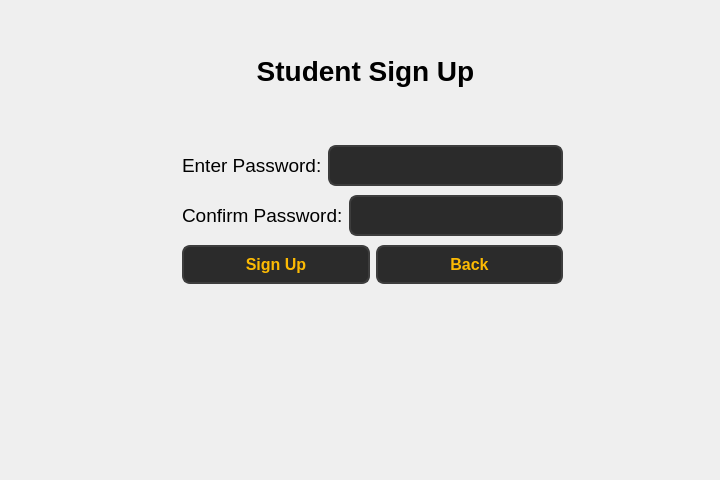
<?xml version="1.0" encoding="UTF-8"?>
<ui version="4.0">
 <class>Form</class>
 <widget class="QWidget" name="Form">
  <property name="geometry">
   <rect>
    <x>0</x>
    <y>0</y>
    <width>720</width>
    <height>480</height>
   </rect>
  </property>
  <property name="windowTitle">
   <string>Form</string>
  </property>
  <widget class="QLabel" name="label">
   <property name="geometry">
    <rect>
     <x>100</x>
     <y>50</y>
     <width>531</width>
     <height>41</height>
    </rect>
   </property>
   <property name="font">
    <font>
     <pointsize>21</pointsize>
     <bold>true</bold>
    </font>
   </property>
   <property name="text">
    <string>Student Sign Up</string>
   </property>
   <property name="alignment">
    <set>Qt::AlignmentFlag::AlignCenter</set>
   </property>
  </widget>
  <widget class="QWidget" name="layoutWidget">
   <property name="geometry">
    <rect>
     <x>182</x>
     <y>142</y>
     <width>381</width>
     <height>148</height>
    </rect>
   </property>
   <layout class="QVBoxLayout" name="verticalLayout">
    <item>
     <layout class="QHBoxLayout" name="horizontalLayout">
      <item>
       <widget class="QLabel" name="label_2">
        <property name="font">
         <font>
          <pointsize>14</pointsize>
         </font>
        </property>
        <property name="text">
         <string>Enter Password:</string>
        </property>
       </widget>
      </item>
      <item>
       <widget class="QLineEdit" name="lineEdit">
        <property name="styleSheet">
         <string notr="true">QLineEdit {
        background-color: #2b2b2b;  /* Dark background */
        color: #fcba03;  /* Text color */
        border: 2px solid #3d3d3d;  /* Border color */
        border-radius: 8px;  /* Rounded corners */
        padding: 8px;  /* Padding inside the input field */
        font-size: 16px;  /* Font size */
        font-weight: bold;  /* Bold font */
    }

    QLineEdit:hover {
        background-color: #3d3d3d;  /* Background when hovered */
        border: 2px solid #fcba03;  /* Border color when hovered */
    }

    QLineEdit:focus {
        background-color: #1a1a1a;  /* Background when focused */
        border: 2px solid #fcba03;  /* Border color when focused */
        color: #ffffff;  /* Text color when focused */
    }</string>
        </property>
        <property name="inputMethodHints">
         <set>Qt::InputMethodHint::ImhHiddenText|Qt::InputMethodHint::ImhNoAutoUppercase|Qt::InputMethodHint::ImhNoPredictiveText|Qt::InputMethodHint::ImhSensitiveData</set>
        </property>
        <property name="echoMode">
         <enum>QLineEdit::EchoMode::Password</enum>
        </property>
       </widget>
      </item>
     </layout>
    </item>
    <item>
     <layout class="QHBoxLayout" name="horizontalLayout_2">
      <item>
       <widget class="QLabel" name="label_3">
        <property name="font">
         <font>
          <pointsize>14</pointsize>
         </font>
        </property>
        <property name="text">
         <string>Confirm Password:</string>
        </property>
       </widget>
      </item>
      <item>
       <widget class="QLineEdit" name="lineEdit_2">
        <property name="styleSheet">
         <string notr="true">QLineEdit {
        background-color: #2b2b2b;  /* Dark background */
        color: #fcba03;  /* Text color */
        border: 2px solid #3d3d3d;  /* Border color */
        border-radius: 8px;  /* Rounded corners */
        padding: 8px;  /* Padding inside the input field */
        font-size: 16px;  /* Font size */
        font-weight: bold;  /* Bold font */
    }

    QLineEdit:hover {
        background-color: #3d3d3d;  /* Background when hovered */
        border: 2px solid #fcba03;  /* Border color when hovered */
    }

    QLineEdit:focus {
        background-color: #1a1a1a;  /* Background when focused */
        border: 2px solid #fcba03;  /* Border color when focused */
        color: #ffffff;  /* Text color when focused */
    }</string>
        </property>
        <property name="echoMode">
         <enum>QLineEdit::EchoMode::Password</enum>
        </property>
       </widget>
      </item>
     </layout>
    </item>
    <item>
     <layout class="QHBoxLayout" name="horizontalLayout_3">
      <item>
       <widget class="QPushButton" name="pushButton_6">
        <property name="styleSheet">
         <string notr="true">QPushButton {
        background-color: #2b2b2b;  
        color: #fcba03;              
        border: 2px solid #3d3d3d;      
        border-radius: 8px;          
        padding: 8px 16px;            
        font-size: 16px;            
        font-weight: bold;
    
    }

    QPushButton:hover {
        background-color: #fcba03;
		 color: #000000;
        border: 2px solid #5a5a5a;    
    }

    QPushButton:pressed {
        background-color: #1a1a1a;      
        border: 2px solid #2b2b2b;      
    }</string>
        </property>
        <property name="text">
         <string>Sign Up</string>
        </property>
       </widget>
      </item>
      <item>
       <widget class="QPushButton" name="pushButton_5">
        <property name="styleSheet">
         <string notr="true">QPushButton {
        background-color: #2b2b2b;  
        color: #fcba03;              
        border: 2px solid #3d3d3d;      
        border-radius: 8px;          
        padding: 8px 16px;            
        font-size: 16px;            
        font-weight: bold;
    
    }

    QPushButton:hover {
        background-color: #fcba03;
		 color: #000000;
        border: 2px solid #5a5a5a;    
    }

    QPushButton:pressed {
        background-color: #1a1a1a;      
        border: 2px solid #2b2b2b;      
    }</string>
        </property>
        <property name="text">
         <string>Back</string>
        </property>
       </widget>
      </item>
     </layout>
    </item>
   </layout>
  </widget>
 </widget>
 <resources/>
 <connections/>
</ui>
